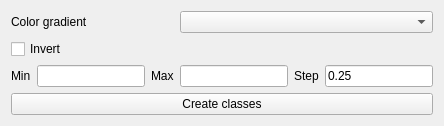
                     <widget class="QWidget" name="page_5">
                      <layout class="QGridLayout" name="gridLayout_3">
                       <item row="4" column="5">
                        <widget class="QLineEdit" name="lineEdit_levelstep">
                         <property name="sizePolicy">
                          <sizepolicy hsizetype="Preferred" vsizetype="Fixed">
                           <horstretch>0</horstretch>
                           <verstretch>0</verstretch>
                          </sizepolicy>
                         </property>
                         <property name="text">
                          <string>0.25</string>
                         </property>
                        </widget>
                       </item>
                       <item row="4" column="4">
                        <widget class="QLabel" name="label_6">
                         <property name="text">
                          <string>Step</string>
                         </property>
                        </widget>
                       </item>
                       <item row="4" column="2">
                        <widget class="QLabel" name="label_9">
                         <property name="text">
                          <string>Max</string>
                         </property>
                        </widget>
                       </item>
                       <item row="4" column="3">
                        <widget class="QLineEdit" name="lineEdit_levelmax">
                         <property name="sizePolicy">
                          <sizepolicy hsizetype="Preferred" vsizetype="Fixed">
                           <horstretch>0</horstretch>
                           <verstretch>0</verstretch>
                          </sizepolicy>
                         </property>
                        </widget>
                       </item>
                       <item row="5" column="0" colspan="6">
                        <widget class="QPushButton" name="pushButton_createsteplevel">
                         <property name="sizePolicy">
                          <sizepolicy hsizetype="Preferred" vsizetype="Fixed">
                           <horstretch>0</horstretch>
                           <verstretch>0</verstretch>
                          </sizepolicy>
                         </property>
                         <property name="text">
                          <string>Create classes</string>
                         </property>
                        </widget>
                       </item>
                       <item row="0" column="0" colspan="3">
                        <widget class="QLabel" name="label_17">
                         <property name="text">
                          <string>Color gradient</string>
                         </property>
                        </widget>
                       </item>
                       <item row="4" column="0">
                        <widget class="QLabel" name="label_4">
                         <property name="text">
                          <string>Min</string>
                         </property>
                        </widget>
                       </item>
                       <item row="4" column="1">
                        <widget class="QLineEdit" name="lineEdit_levelmin">
                         <property name="sizePolicy">
                          <sizepolicy hsizetype="Preferred" vsizetype="Fixed">
                           <horstretch>0</horstretch>
                           <verstretch>0</verstretch>
                          </sizepolicy>
                         </property>
                        </widget>
                       </item>
                       <item row="0" column="3" colspan="3">
                        <widget class="QComboBox" name="comboBox_clrgame2"/>
                       </item>
                       <item row="1" column="0" colspan="3">
                        <widget class="QCheckBox" name="checkBox_inverse_clr2">
                         <property name="text">
                          <string>Invert</string>
                         </property>
                        </widget>
                       </item>
                      </layout>
                     </widget>
